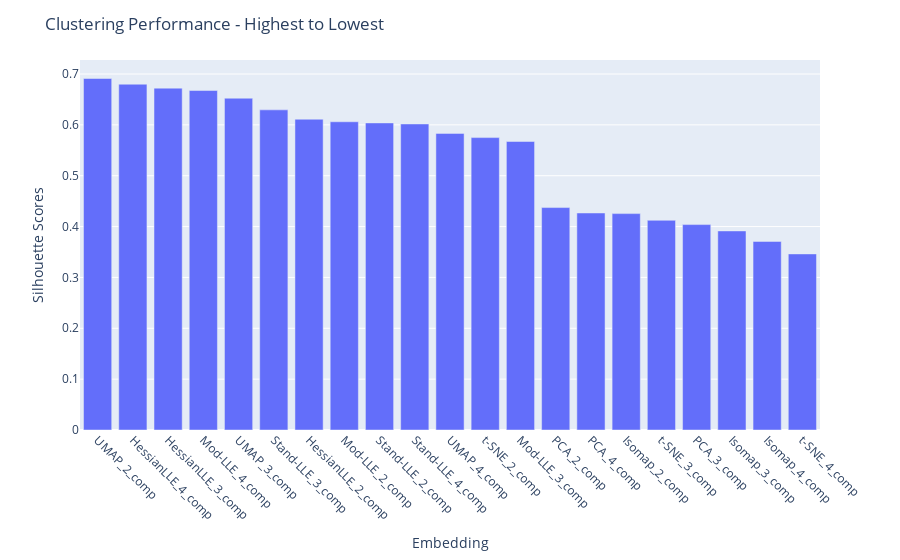

Notebook source saved alongside this figure:
### Markdown cell above
In graphing the silhouette scores, we note that the embedding with the highest performance is ____, though all methods produced above 0, indicating that they all performed reasonable well on all dimension sizes. This suggests that after applying truncated SVD, the data were 

The number of components used, ranging from 2 to 4, didn't appear to affect clustering performance across all models, as there's a mix of all dimensions among the embeddings with the highest scores.

The __ dimensional ___ embedding is clearly a good method, as the clusters are distinct both in the plotted visual as well as in the silhouette metrics shown below.

### Code cell
fig = px.bar(silhouette_scores, x=silhouette_scores.index, y='silhouette_score', 
             labels={'silhouette_score': 'Silhouette Scores'})

fig.update_layout(title="Clustering Performance - Highest to Lowest",xaxis_title="Embedding",xaxis_tickangle=45)

fig.show()

### Figure 1 — Plotly figure (JSON) as saved in the notebook; plotly's stock layout.template omitted (floating-point values rounded to 4 significant figures)
{"data": [{"alignmentgroup": "True", "hovertemplate": "index=%{x}<br>Silhouette Scores=%{y}<extra></extra>", "legendgroup": "", "marker": {"color": "#636efa", "pattern": {"shape": ""}}, "name": "", "offsetgroup": "", "orientation": "v", "showlegend": false, "textposition": "auto", "type": "bar", "x": ["UMAP_2_comp", "HessianLLE_4_comp", "HessianLLE_3_comp", "Mod-LLE_4_comp", "UMAP_3_comp", "Stand-LLE_3_comp", "HessianLLE_2_comp", "Mod-LLE_2_comp", "Stand-LLE_2_comp", "Stand-LLE_4_comp", "UMAP_4_comp", "t-SNE_2_comp", "Mod-LLE_3_comp", "PCA_2_comp", "PCA_4_comp", "Isomap_2_comp", "t-SNE_3_comp", "PCA_3_comp", "Isomap_3_comp", "Isomap_4_comp", "t-SNE_4_comp"], "xaxis": "x", "y": [0.6912, 0.68, 0.6722, 0.6675, 0.6524, 0.6295, 0.6111, 0.6061, 0.6038, 0.6018, 0.5833, 0.575, 0.5673, 0.4374, 0.4267, 0.4255, 0.4123, 0.4039, 0.3914, 0.3708, 0.3462], "yaxis": "y"}], "layout": {"barmode": "relative", "legend": {"tracegroupgap": 0}, "margin": {"t": 60}, "title": {"text": "Clustering Performance - Highest to Lowest"}, "xaxis": {"anchor": "y", "domain": [0, 1], "tickangle": 45, "title": {"text": "Embedding"}}, "yaxis": {"anchor": "x", "domain": [0, 1], "title": {"text": "Silhouette Scores"}}}}
